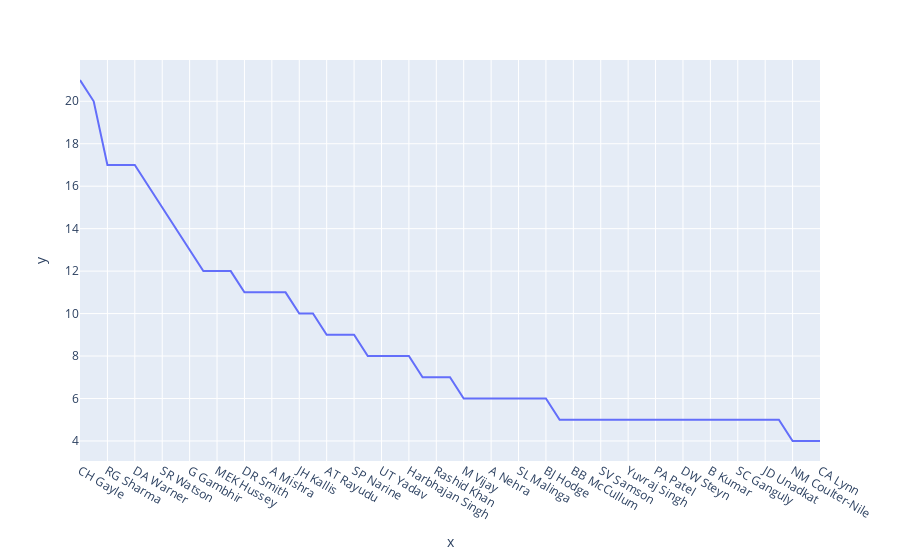

The notebook cell saved with this chart:
### Code cell
data2 = data['player_of_match'].value_counts()[0:55]
fig = px.line(x = data2.index, y = data2,)
fig.show()

### Figure 1 — Plotly figure (JSON) as saved in the notebook; plotly's stock layout.template omitted (floating-point values rounded to 4 significant figures)
{"data": [{"hovertemplate": "x=%{x}<br>y=%{y}<extra></extra>", "legendgroup": "", "line": {"color": "#636efa", "dash": "solid"}, "marker": {"symbol": "circle"}, "mode": "lines", "name": "", "orientation": "v", "showlegend": false, "type": "scatter", "x": ["CH Gayle", "AB de Villiers", "RG Sharma", "MS Dhoni", "DA Warner", "YK Pathan", "SR Watson", "SK Raina", "G Gambhir", "AM Rahane", "MEK Hussey", "V Kohli", "DR Smith", "AD Russell", "A Mishra", "V Sehwag", "JH Kallis", "KA Pollard", "AT Rayudu", "SE Marsh", "SP Narine", "RA Jadeja", "UT Yadav", "SR Tendulkar", "Harbhajan Singh", "RV Uthappa", "Rashid Khan", "AC Gilchrist", "M Vijay", "HH Pandya", "A Nehra", "S Dhawan", "SL Malinga", "RR Pant", "BJ Hodge", "SPD Smith", "BB McCullum", "JC Buttler", "SV Samson", "Sandeep Sharma", "Yuvraj Singh", "JP Faulkner", "PA Patel", "JJ Bumrah", "DW Steyn", "DPMD Jayawardene", "B Kumar", "KC Sangakkara", "SC Ganguly", "GJ Maxwell", "JD Unadkat", "AJ Finch", "NM Coulter-Nile", "AR Patel", "CA Lynn"], "xaxis": "x", "y": [21, 20, 17, 17, 17, 16, 15, 14, 13, 12, 12, 12, 11, 11, 11, 11, 10, 10, 9, 9, 9, 8, 8, 8, 8, 7, 7, 7, 6, 6, 6, 6, 6, 6, 6, 5, 5, 5, 5, 5, 5, 5, 5, 5, 5, 5, 5, 5, 5, 5, 5, 5, 4, 4, 4], "yaxis": "y"}], "layout": {"legend": {"tracegroupgap": 0}, "margin": {"t": 60}, "xaxis": {"anchor": "y", "domain": [0, 1], "title": {"text": "x"}}, "yaxis": {"anchor": "x", "domain": [0, 1], "title": {"text": "y"}}}}
